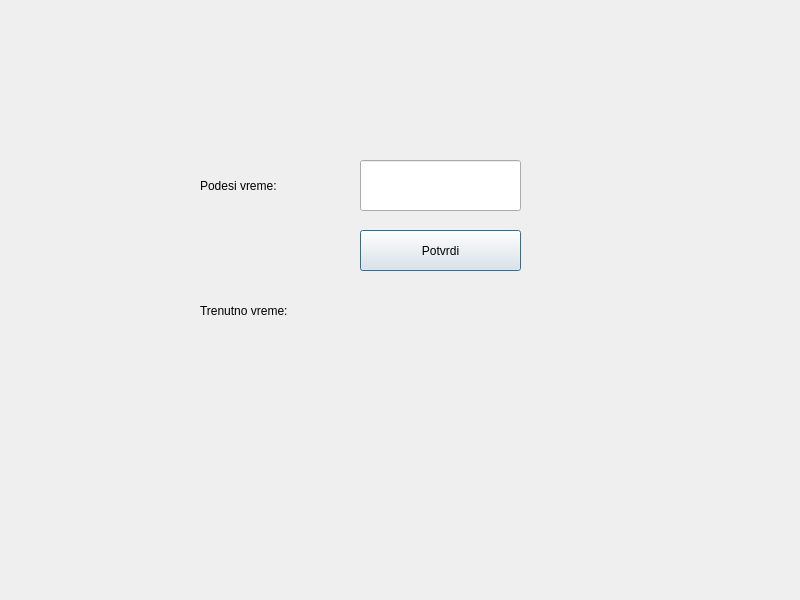
<?xml version="1.0" encoding="UTF-8"?>
<ui version="4.0">
 <class>Dialog</class>
 <widget class="QDialog" name="Dialog">
  <property name="geometry">
   <rect>
    <x>0</x>
    <y>0</y>
    <width>800</width>
    <height>600</height>
   </rect>
  </property>
  <property name="windowTitle">
   <string>Dialog</string>
  </property>
  <widget class="QLabel" name="label_2">
   <property name="geometry">
    <rect>
     <x>200</x>
     <y>300</y>
     <width>115</width>
     <height>22</height>
    </rect>
   </property>
   <property name="text">
    <string>Trenutno vreme:</string>
   </property>
  </widget>
  <widget class="QLineEdit" name="lineEdit">
   <property name="geometry">
    <rect>
     <x>360</x>
     <y>160</y>
     <width>161</width>
     <height>51</height>
    </rect>
   </property>
  </widget>
  <widget class="QLabel" name="Digital_clock">
   <property name="geometry">
    <rect>
     <x>390</x>
     <y>300</y>
     <width>121</width>
     <height>31</height>
    </rect>
   </property>
   <property name="text">
    <string/>
   </property>
  </widget>
  <widget class="QPushButton" name="pushButton">
   <property name="geometry">
    <rect>
     <x>360</x>
     <y>230</y>
     <width>161</width>
     <height>41</height>
    </rect>
   </property>
   <property name="text">
    <string>Potvrdi</string>
   </property>
  </widget>
  <widget class="QWidget" name="layoutWidget">
   <property name="geometry">
    <rect>
     <x>200</x>
     <y>160</y>
     <width>117</width>
     <height>52</height>
    </rect>
   </property>
   <layout class="QVBoxLayout" name="verticalLayout">
    <item>
     <widget class="QLabel" name="label">
      <property name="text">
       <string>Podesi vreme:</string>
      </property>
     </widget>
    </item>
   </layout>
  </widget>
 </widget>
 <resources/>
 <connections/>
</ui>
